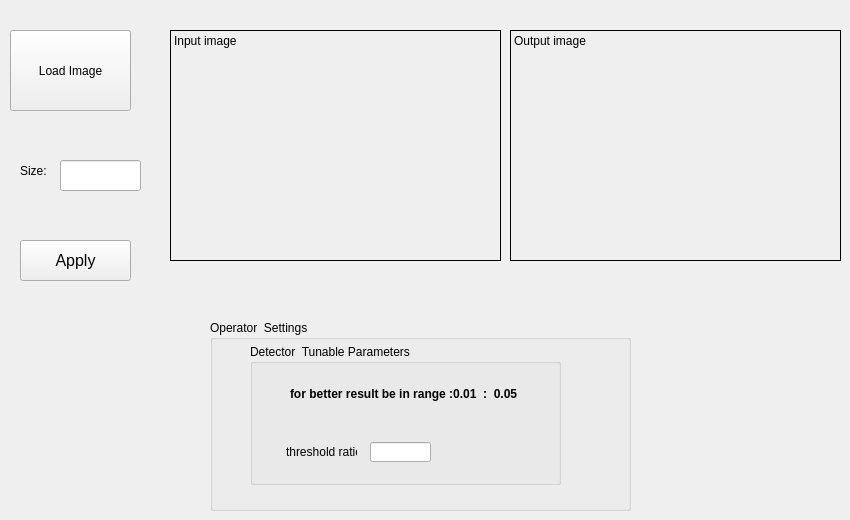
    <widget class="QWidget" name="tab_3">
     <attribute name="title">
      <string>Harris</string>
     </attribute>
     <widget class="QLabel" name="label_Harris_output">
      <property name="geometry">
       <rect>
        <x>510</x>
        <y>30</y>
        <width>331</width>
        <height>231</height>
       </rect>
      </property>
      <property name="autoFillBackground">
       <bool>true</bool>
      </property>
      <property name="frameShape">
       <enum>QFrame::Box</enum>
      </property>
      <property name="text">
       <string>Output image</string>
      </property>
      <property name="textFormat">
       <enum>Qt::PlainText</enum>
      </property>
      <property name="scaledContents">
       <bool>true</bool>
      </property>
      <property name="alignment">
       <set>Qt::AlignLeading|Qt::AlignLeft|Qt::AlignTop</set>
      </property>
     </widget>
     <widget class="QPushButton" name="pushButton_Harris_load">
      <property name="geometry">
       <rect>
        <x>10</x>
        <y>30</y>
        <width>121</width>
        <height>81</height>
       </rect>
      </property>
      <property name="text">
       <string>Load Image</string>
      </property>
     </widget>
     <widget class="QLineEdit" name="lineEdit_size_Harris">
      <property name="geometry">
       <rect>
        <x>60</x>
        <y>160</y>
        <width>81</width>
        <height>31</height>
       </rect>
      </property>
     </widget>
     <widget class="QLabel" name="label_Harris_input">
      <property name="geometry">
       <rect>
        <x>170</x>
        <y>30</y>
        <width>331</width>
        <height>231</height>
       </rect>
      </property>
      <property name="autoFillBackground">
       <bool>true</bool>
      </property>
      <property name="frameShape">
       <enum>QFrame::Box</enum>
      </property>
      <property name="text">
       <string>Input image</string>
      </property>
      <property name="scaledContents">
       <bool>true</bool>
      </property>
      <property name="alignment">
       <set>Qt::AlignLeading|Qt::AlignLeft|Qt::AlignTop</set>
      </property>
     </widget>
     <widget class="QGroupBox" name="groupBox_7">
      <property name="geometry">
       <rect>
        <x>210</x>
        <y>320</y>
        <width>421</width>
        <height>191</height>
       </rect>
      </property>
      <property name="title">
       <string>Operator  Settings</string>
      </property>
      <widget class="QGroupBox" name="groupBox_9">
       <property name="geometry">
        <rect>
         <x>40</x>
         <y>24</y>
         <width>311</width>
         <height>141</height>
        </rect>
       </property>
       <property name="title">
        <string>Detector  Tunable Parameters</string>
       </property>
       <widget class="QLineEdit" name="ratio">
        <property name="geometry">
         <rect>
          <x>120</x>
          <y>98</y>
          <width>61</width>
          <height>20</height>
         </rect>
        </property>
        <property name="text">
         <string/>
        </property>
       </widget>
       <widget class="QLabel" name="label_32">
        <property name="geometry">
         <rect>
          <x>36</x>
          <y>98</y>
          <width>71</width>
          <height>20</height>
         </rect>
        </property>
        <property name="text">
         <string>threshold ratio</string>
        </property>
       </widget>
       <widget class="QLabel" name="label_33">
        <property name="geometry">
         <rect>
          <x>40</x>
          <y>40</y>
          <width>231</width>
          <height>20</height>
         </rect>
        </property>
        <property name="font">
         <font>
          <weight>75</weight>
          <bold>true</bold>
         </font>
        </property>
        <property name="text">
         <string>for better result be in range :0.01  :  0.05</string>
        </property>
       </widget>
      </widget>
     </widget>
     <widget class="QLabel" name="label_40">
      <property name="geometry">
       <rect>
        <x>20</x>
        <y>160</y>
        <width>31</width>
        <height>21</height>
       </rect>
      </property>
      <property name="text">
       <string>Size:</string>
      </property>
     </widget>
     <widget class="QPushButton" name="Harris_ApplyButton_2">
      <property name="geometry">
       <rect>
        <x>20</x>
        <y>240</y>
        <width>111</width>
        <height>41</height>
       </rect>
      </property>
      <property name="font">
       <font>
        <pointsize>12</pointsize>
       </font>
      </property>
      <property name="text">
       <string>Apply</string>
      </property>
     </widget>
    </widget>
